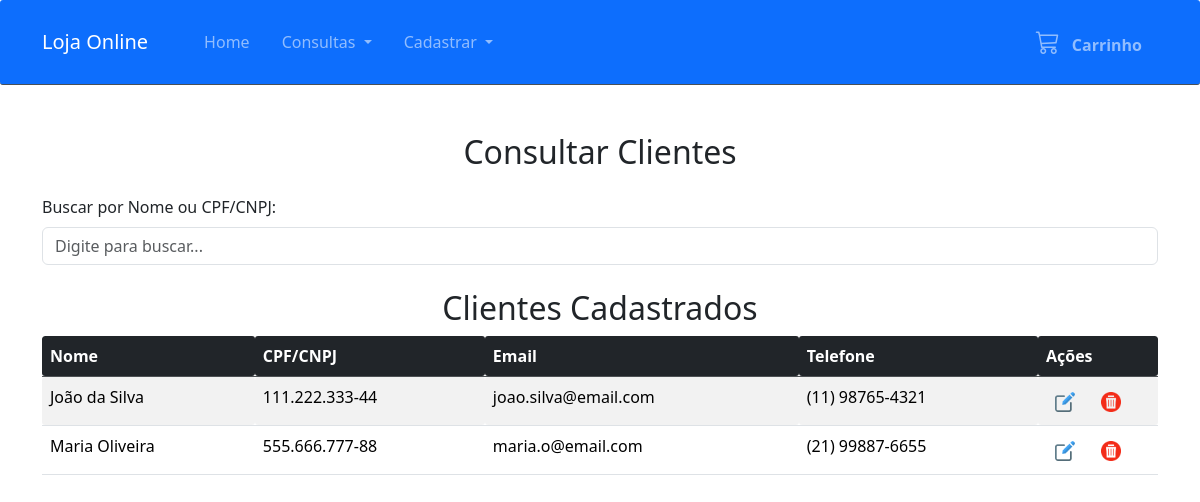
Screenshot of /consulta_cliente.php with the database file from the repository.
### tables this page shows
CREATE TABLE `clientes` (
  `id_cliente` int(11) NOT NULL,
  `cpf_cnpj` varchar(18) NOT NULL,
  `nome` varchar(255) NOT NULL,
  `endereco` varchar(255) DEFAULT NULL,
  `telefone` varchar(20) DEFAULT NULL,
  `email` varchar(255) DEFAULT NULL
);

### consulta_cliente.php (the view, shortened to what this page needs)
<!DOCTYPE html>
<html lang="pt_br">
<head>
    <link href="css/bootstrap.min.css" rel="stylesheet">
    <link href="css/index.css" rel="stylesheet">
    <link rel="stylesheet" href="https://cdn.jsdelivr.net/npm/bootstrap-icons@1.11.3/font/bootstrap-icons.min.css">
</head>
<body>
    <?php
    require_once './src/nav_bar.php';
    require_once './src/db_connection_pdo.php';
    ?>
    <div class="container">
        <h2 class="text-center my-4">Consultar Clientes</h2>
        <form action="consulta_cliente.php" method="POST" id="form-busca" class="mb-4">
            <div class="mb-3">
                <label for="termo_busca" class="form-label">Buscar por Nome ou CPF/CNPJ:</label>
                <input
                    type="text"
                    class="form-control"
                    id="termo_busca"
                    name="termo_busca"
                    placeholder="Digite para buscar..."
                    value="<?php echo isset($_POST['termo_busca']) ? htmlspecialchars($_POST['termo_busca']) : '' ?>"
                >
            </div>
        </form>
        <h2 class="text-center">Clientes Cadastrados</h2>
        <div id="tabela-container">
            <?php
                $where_clause = "";
                try {
                    $consulta_sql = <<<HEREDOC
                        SELECT id_cliente, nome, cpf_cnpj, email, telefone
                        FROM clientes
                        {$where_clause}
                        ORDER BY nome ASC
                    HEREDOC;
                    $stmt = $conn->prepare($consulta_sql);
                    $stmt->execute();
                    if ($stmt->rowCount() > 0) {
                        echo '<div class="table-responsive"><table class="table table-striped table-hover">';
                        echo '<thead class="table-dark"><tr><th>Nome</th><th>CPF/CNPJ</th><th>Email</th><th>Telefone</th><th style="width: 120px;">Ações</th></tr></thead><tbody>';
                        while ($cliente = $stmt->fetch(PDO::FETCH_ASSOC)) {
                            echo '<tr id="cliente-' . htmlspecialchars($cliente['id_cliente']) . '">';
                            echo '<td>' . htmlspecialchars($cliente['nome']) . '</td>';
                            echo '<td>' . htmlspecialchars($cliente['cpf_cnpj']) . '</td>';
                            echo '<td>' . htmlspecialchars($cliente['email']) . '</td>';
                            echo '<td>' . htmlspecialchars($cliente['telefone']) . '</td>';
                            echo '<td>';
                            echo '<a href="atualizar_cliente.php?id=' . htmlspecialchars($cliente['id_cliente']) . '" class="btn btn-sm me-2" title="Editar"><img src="img/edit_icon.png" width="20" alt="Editar"></a>';
                            echo '<button type="button" class="btn btn-write btn-sm btn-deletar"
                                        data-id="' . htmlspecialchars($cliente['id_cliente']) . '"
                                        data-nome="' . htmlspecialchars($cliente['nome']) . '" title="Deletar">
                                    <img src="img/delete_icon.png" width="20" alt="Deletar">
                                  </button>';
                            echo '</td>';
                            echo '</tr>';
                        }
                        echo '</tbody></table></div>';
                    } else {
                        echo '<div class="alert alert-info text-center">Nenhum cliente encontrado.</div>';
                    }
                } catch (PDOException $e) {
                    echo "<div class='alert alert-danger'><b>Error:</b> " . $e->getMessage() . "</div>";
                }
            ?>
        </div>
    </div>
</body>
</html>

### css/index.css (style rules this page uses)
body * { border-radius: 3px; }
.text-center { text-align: center; }

### rows the page displays
clientes: nome "João da Silva", cpf_cnpj "111.222.333-44", email "joao.silva@email.com", telefone "(11) 98765-4321"
clientes: nome "Maria Oliveira", cpf_cnpj "555.666.777-88", email "maria.o@email.com", telefone "(21) 99887-6655"
